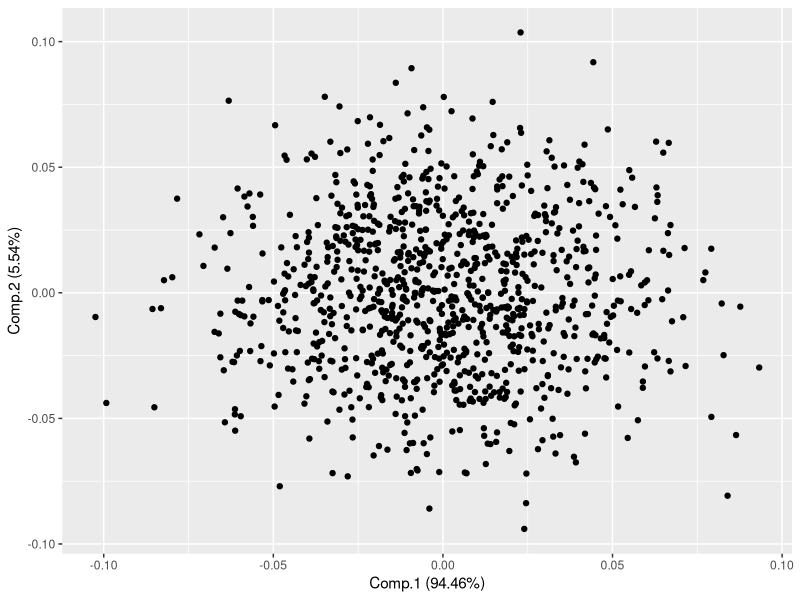

Recreate this plot in R. (Note: this script raises an error after producing the figure.)

# Pacotes -----------------------------------------------------------------

library(tidyverse)
library(ggfortify)


# PCA-2d ------------------------------------------------------------------

set.seed(01092022)

Xx <- rnorm(1:1000, sd = 1)

X <- tibble(Xx, Y = Xx+rnorm(length(Xx), sd = 0.5))

PCA <- princomp(X)

autoplot(PCA)

A <- t(PCA$loadings)
Y <- PCA$scores

plot(aux)
lines(
  rbind(
    PCA$center,
    A[,1]
  ), col = 'blue', lwd = 10)
lines(
  rbind(
    PCA$center,
    A[,2]
  ), col = 'red', lwd = 10)


# aproximação -------------------------------------------------------------

X_aprox = as_tibble(Y %*% A + PCA$center) |>
  set_names(c("X", "Y"))

X[1,]
X_aprox[1,]

View(X)
View(Y %*% A + PCA$center)

X_aprox_1 = as.matrix(Y[,1]) %*% A[1,] + PCA$center

X_aprox_1[1,]
X[1,]

plot(aux)
lines(
  rbind(
    PCA$center,
    A[,1]
  ), col = 'blue', lwd = 10)
lines(
  rbind(
    PCA$center,
    A[,2]
  ), col = 'red', lwd = 10)

points(X_aprox_1, col = "darkgreen")

# O PCA minimiza a distância euclidiana dos pontos pretos pros pontos verdes

# Erro --------------------------------------------------------------------

# O PCA minimiza o seguinte erro:

sqrt(sum((X-X_aprox_1)^2))
# mas esse número não diz absolutamente nada.

# um número mais fácil de interpretar e de calcular é a comparação das
# variâncias
var(X_aprox_1)
var(X)

sum(diag(var(X_aprox_1)))/sum(diag(var(X)))
# aproximação boa

sum(diag(var(X_aprox)))/sum(diag(var(X)))
# aproximação ótima
